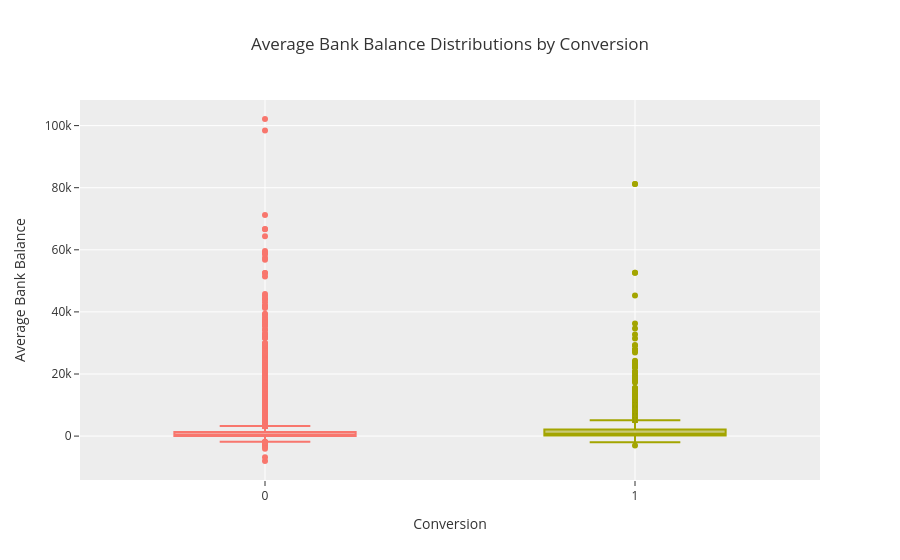

The code cell stored with this chart in its notebook:
### Markdown cell above
# Bank balances by conversions

### Code cell
plot_df = df[['conversion', 'balance']].copy()
plot_df['conversion'] = plot_df['conversion'].astype(str)

fig = px.box(
    plot_df,
    x='conversion',
    y='balance',
    points='outliers',
    title='Average Bank Balance Distributions by Conversion',
    template='ggplot2',
    color='conversion'
)

fig.update_layout(
    xaxis_title='Conversion',
    yaxis_title='Average Bank Balance',
    showlegend=False
)

fig.show()

### Figure 1 — Plotly figure (JSON) as saved in the notebook; plotly's stock layout.template omitted (floating-point values rounded to 4 significant figures; data arrays with more than 128 entries replaced by an {"elided": "..."} marker saying what was removed)
{"data": [{"alignmentgroup": "True", "boxpoints": "outliers", "hovertemplate": "conversion=%{x}<br>balance=%{y}<extra></extra>", "legendgroup": "0", "marker": {"color": "#F8766D"}, "name": "0", "notched": false, "offsetgroup": "0", "orientation": "v", "showlegend": true, "type": "box", "x": {"elided": "39922 str values"}, "x0": " ", "xaxis": "x", "y": {"elided": "39922 int values"}, "y0": " ", "yaxis": "y"}, {"alignmentgroup": "True", "boxpoints": "outliers", "hovertemplate": "conversion=%{x}<br>balance=%{y}<extra></extra>", "legendgroup": "1", "marker": {"color": "#A3A500"}, "name": "1", "notched": false, "offsetgroup": "1", "orientation": "v", "showlegend": true, "type": "box", "x": {"elided": "5289 str values"}, "x0": " ", "xaxis": "x", "y": {"elided": "5289 int values"}, "y0": " ", "yaxis": "y"}], "layout": {"boxmode": "overlay", "legend": {"title": {"text": "conversion"}, "tracegroupgap": 0}, "showlegend": false, "title": {"text": "Average Bank Balance Distributions by Conversion"}, "xaxis": {"anchor": "y", "categoryarray": ["0", "1"], "categoryorder": "array", "domain": [0, 1], "title": {"text": "Conversion"}}, "yaxis": {"anchor": "x", "domain": [0, 1], "title": {"text": "Average Bank Balance"}}}}
